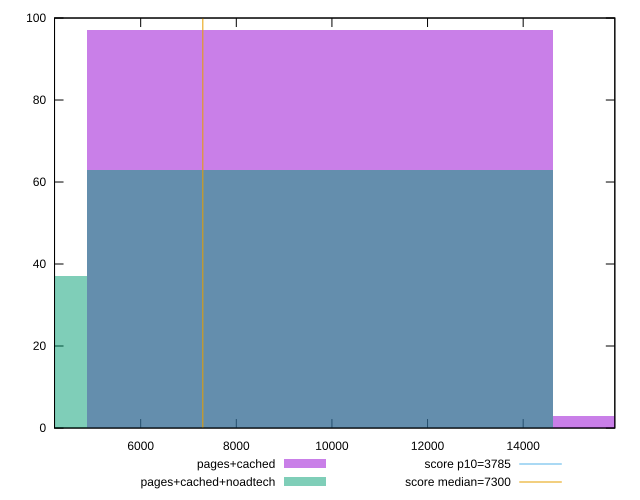

Source code (gnuplot):
reset

$pagesCached <<EOF
19502.463171216627 3
9751.231585608313 97
EOF

$pagesCachedNoadtech <<EOF
9751.231585608313 63
0 37
EOF

set key outside below
set boxwidth 9751.231585608313
set xrange [4198.082500000001:15917.045500000002]
set yrange [0:100]
set trange [0:100]
set style fill transparent solid 0.5 noborder

set parametric
set terminal svg size 640, 500 enhanced background rgb 'white'
set output "report_00017_2021-02-10T15-08-03.406Z/interactive/comparison/histogram/1_vs_2.svg"

plot $pagesCached title "pages+cached" with boxes, \
     $pagesCachedNoadtech title "pages+cached+noadtech" with boxes, \
     3785,t title "score p10=3785", \
     7300,t title "score median=7300"

reset
